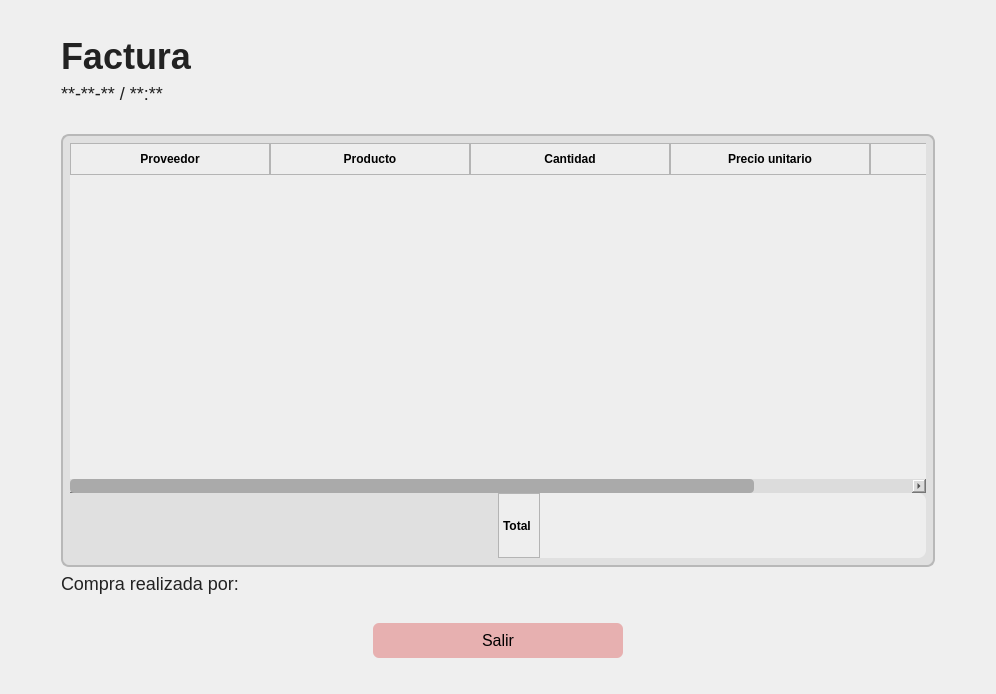
<?xml version="1.0" encoding="UTF-8"?>
<ui version="4.0">
 <class>Form</class>
 <widget class="QWidget" name="Form">
  <property name="geometry">
   <rect>
    <x>0</x>
    <y>0</y>
    <width>996</width>
    <height>694</height>
   </rect>
  </property>
  <property name="windowTitle">
   <string>Form</string>
  </property>
  <property name="styleSheet">
   <string notr="true">#mainWindow {
	font-family: Arial;
}

QLabel {
    font-size: 18px;
    color: #222;
}

#labelAdd{
	font-size:24px;
}

#menu {
    background: #eee;
    border-bottom: 1.5px solid #bdbdbd;
}

#menu QLabel {
    font-size: 16px;
    color: #222;
}

#menu QWidget:hover {
    background: #e0e0e0;
}

#menu QWidget[active=&quot;true&quot;] {
    background: #ffffff;
    border-bottom: 3px solid #487c7e;
}

#menu QWidget[active=&quot;true&quot;] QLabel {
    font-weight: bold;
}

#menu QWidget {
    border-right: 1px solid #bdbdbd;
    border-left: 1px solid #bdbdbd;

}

QLineEdit {
    background: white;
    border-radius: 4px;
    padding: 6px;
    border: 1px solid #c4c4c4;
    font-size: 20px;
}

QLineEdit:focus {
    border: 1px solid #487c7e;
}

QLabel#labelTitulo{
    font-size: 36px;
    font-weight: 600;
    color: #222;
}

QPushButton#btnAdd {
    background: transparent;
    font-size: 36px;
    color: #222;
    border: none;
}
QPushButton#btnAdd:hover {
    color: #444;
}

QToolButton {
    background: transparent;
    border: none;
}
QToolButton:hover {
    background: #dcdcdc;
    border-radius: 4px;
}

QPushButton#btnBack {
    background: transparent;
    border: none;
    font-size: 36px;
    color: #222;
}
QPushButton#btnBack:hover {
    color: #555;
}


QTableWidget {
    background: #eee;
    gridline-color: transparent;
    border-radius: 8px;
    font-size: 14px;
    color: #222;
}

QHeaderView::section {
    background: #eee;
    padding: 6px 4px;
    font-weight: bold;
    border: 1px solid #b4b4b4;
}

QTableWidget::item {
    padding: 6px;
}

QTableWidget::item:selected {
    background: #c6d3d6;
    color: #000;
}

QScrollBar:vertical,
QScrollBar:horizontal {
    background: #dcdcdc;
    border-radius: 4px;
}

QScrollBar::handle {
    background: #aaaaaa;
    border-radius: 4px;
}
QScrollBar::handle:hover {
    background: #888888;
}

#tablaContenedor {
    background: #7835ff;
    border-radius: 10px;
    padding: 8px;
}

QPushButton#btnAddProducto,
QPushButton#btnRemoveProducto {
    background: transparent;
    border: none;
    font-size: 22px;
    font-weight: bold;
}

QPushButton#btnAddProducto:hover,
QPushButton#btnRemoveProducto:hover {
    color: #487c7e;
}

QPushButton#btnCancelar {
    background: #e7b0b0;
    border: none;
    border-radius: 6px;
    padding: 8px 26px;
    font-size: 16px;
}

QPushButton#btnCancelar:hover {
    background: #d59a9a;
}

QPushButton#btnGuardar {
    background: #b9e3a6;
    border: none;
    border-radius: 6px;
    padding: 8px 26px;
    font-size: 16px;
}

QPushButton#btnGuardar:hover {
    background: #a3d68c;
}

#panelRegistro {
    background: #e0e0e0;
    border-radius: 8px;
	border: 1.5px solid #b8b8b8;
    padding: 16px;
}
</string>
  </property>
  <layout class="QHBoxLayout" name="horizontalLayout_3">
   <item>
    <layout class="QVBoxLayout" name="verticalLayout" stretch="0">
     <item>
      <layout class="QVBoxLayout" name="verticalLayout_2" stretch="1,1,10,0,1,1">
       <property name="leftMargin">
        <number>50</number>
       </property>
       <property name="topMargin">
        <number>25</number>
       </property>
       <property name="rightMargin">
        <number>50</number>
       </property>
       <property name="bottomMargin">
        <number>25</number>
       </property>
       <item>
        <layout class="QVBoxLayout" name="verticalLayout_4" stretch="0,0">
         <item>
          <widget class="QLabel" name="labelTitulo">
           <property name="text">
            <string>Factura</string>
           </property>
          </widget>
         </item>
         <item>
          <widget class="QLabel" name="label_2">
           <property name="text">
            <string>**-**-** / **:** </string>
           </property>
          </widget>
         </item>
        </layout>
       </item>
       <item>
        <spacer name="verticalSpacer_2">
         <property name="orientation">
          <enum>Qt::Vertical</enum>
         </property>
         <property name="sizeHint" stdset="0">
          <size>
           <width>20</width>
           <height>40</height>
          </size>
         </property>
        </spacer>
       </item>
       <item>
        <widget class="QWidget" name="panelRegistro" native="true">
         <layout class="QHBoxLayout" name="horizontalLayout_4">
          <property name="spacing">
           <number>45</number>
          </property>
          <item>
           <layout class="QVBoxLayout" name="verticalLayout_3" stretch="0">
            <property name="spacing">
             <number>0</number>
            </property>
            <item>
             <layout class="QVBoxLayout" name="verticalLayout_6" stretch="2,1">
              <item>
               <widget class="QTableWidget" name="tableProducto">
                <property name="minimumSize">
                 <size>
                  <width>0</width>
                  <height>350</height>
                 </size>
                </property>
                <attribute name="horizontalHeaderMinimumSectionSize">
                 <number>50</number>
                </attribute>
                <attribute name="horizontalHeaderDefaultSectionSize">
                 <number>200</number>
                </attribute>
                <attribute name="horizontalHeaderStretchLastSection">
                 <bool>true</bool>
                </attribute>
                <attribute name="verticalHeaderDefaultSectionSize">
                 <number>30</number>
                </attribute>
                <column>
                 <property name="text">
                  <string>Proveedor</string>
                 </property>
                </column>
                <column>
                 <property name="text">
                  <string>Producto</string>
                 </property>
                </column>
                <column>
                 <property name="text">
                  <string>Cantidad</string>
                 </property>
                </column>
                <column>
                 <property name="text">
                  <string>Precio unitario</string>
                 </property>
                </column>
                <column>
                 <property name="text">
                  <string>Subtotal</string>
                 </property>
                </column>
               </widget>
              </item>
              <item>
               <layout class="QHBoxLayout" name="horizontalLayout">
                <item>
                 <spacer name="horizontalSpacer">
                  <property name="orientation">
                   <enum>Qt::Horizontal</enum>
                  </property>
                  <property name="sizeHint" stdset="0">
                   <size>
                    <width>40</width>
                    <height>20</height>
                   </size>
                  </property>
                 </spacer>
                </item>
                <item>
                 <widget class="QTableWidget" name="tableWidget">
                  <property name="sizePolicy">
                   <sizepolicy hsizetype="Expanding" vsizetype="Minimum">
                    <horstretch>0</horstretch>
                    <verstretch>0</verstretch>
                   </sizepolicy>
                  </property>
                  <property name="maximumSize">
                   <size>
                    <width>16777215</width>
                    <height>65</height>
                   </size>
                  </property>
                  <attribute name="horizontalHeaderDefaultSectionSize">
                   <number>100</number>
                  </attribute>
                  <attribute name="verticalHeaderDefaultSectionSize">
                   <number>50</number>
                  </attribute>
                  <attribute name="verticalHeaderStretchLastSection">
                   <bool>true</bool>
                  </attribute>
                  <row>
                   <property name="text">
                    <string>Total</string>
                   </property>
                  </row>
                 </widget>
                </item>
               </layout>
              </item>
             </layout>
            </item>
           </layout>
          </item>
         </layout>
        </widget>
       </item>
       <item>
        <layout class="QHBoxLayout" name="horizontalLayout_6">
         <item>
          <widget class="QLabel" name="label">
           <property name="text">
            <string>Compra realizada por:</string>
           </property>
          </widget>
         </item>
        </layout>
       </item>
       <item>
        <spacer name="verticalSpacer">
         <property name="orientation">
          <enum>Qt::Vertical</enum>
         </property>
         <property name="sizeHint" stdset="0">
          <size>
           <width>20</width>
           <height>40</height>
          </size>
         </property>
        </spacer>
       </item>
       <item>
        <layout class="QHBoxLayout" name="horizontalLayout_5">
         <property name="spacing">
          <number>60</number>
         </property>
         <property name="leftMargin">
          <number>250</number>
         </property>
         <property name="rightMargin">
          <number>250</number>
         </property>
         <property name="bottomMargin">
          <number>0</number>
         </property>
         <item>
          <widget class="QPushButton" name="btnCancelar">
           <property name="maximumSize">
            <size>
             <width>250</width>
             <height>16777215</height>
            </size>
           </property>
           <property name="text">
            <string>Salir</string>
           </property>
          </widget>
         </item>
        </layout>
       </item>
      </layout>
     </item>
    </layout>
   </item>
  </layout>
 </widget>
 <resources/>
 <connections/>
</ui>
